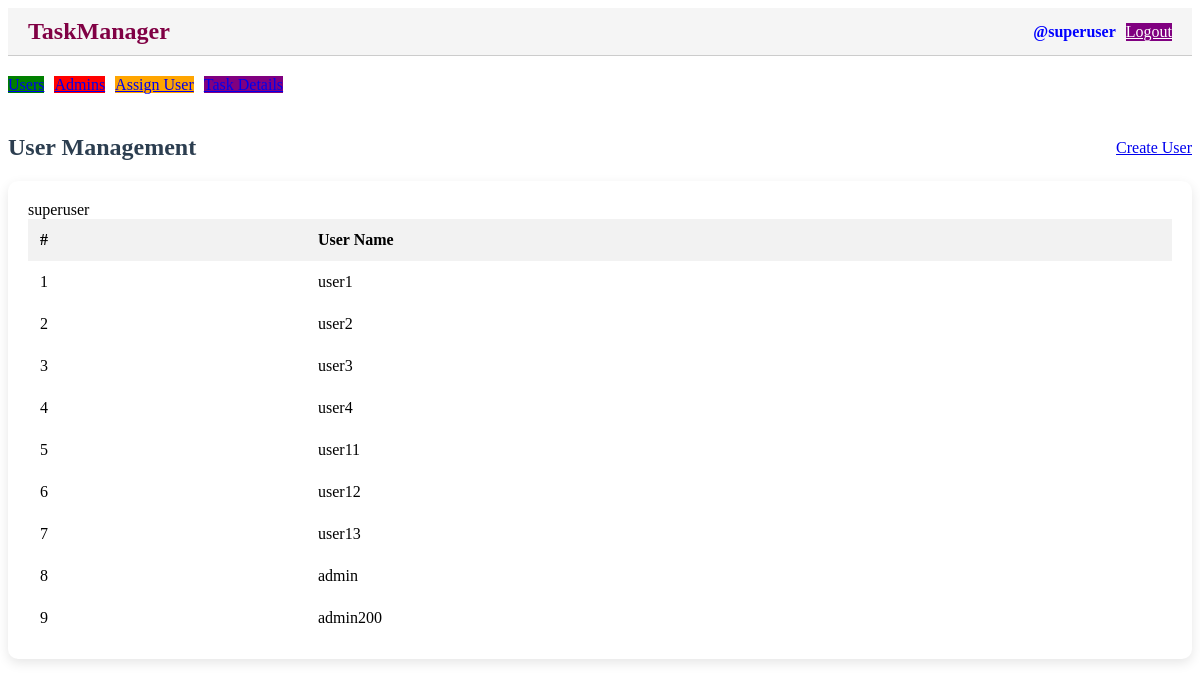
Screenshot of /adminpanel/ (signed in) with the database file from the repository.
### taskmanager/models.py (models this page shows)
class CustomUser(AbstractBaseUser,PermissionsMixin):
    id = models.UUIDField(primary_key=True, default=uuid.uuid4, editable=False)
    username = models.CharField(max_length=30, unique=True, null=False, blank=False)
    password = models.CharField(max_length=30, null=False)
    role = models.CharField(max_length=30, choices=Role.choices, default=Role.USER)
    is_active = models.BooleanField(default=True)
    is_staff = models.BooleanField(default=False)
    is_superuser=models.BooleanField(default=False)
    USERNAME_FIELD = 'username'
    REQUIRED_FIELDS = []
    objects = CustomUserManager()
    def __str__(self):
        return self.username

### taskmanager/views/dashboard_views.py (the view)
# urls.py: path('adminpanel/', admin_panel, name='admin_panel'),
@login_required
def admin_panel(request):
    if request.user.role not in [Role.ADMIN, Role.SUPERUSER]:
        return render(request, "login.html", {"error": "Not authorized"})
    if request.user.role == Role.ADMIN:
        assigned_user_ids = AssignedUser.objects.filter(admin=request.user).values_list('user_id', flat=True)
        users = CustomUser.objects.filter(id__in=assigned_user_ids)
        return render(request, "adminpanel.html", {
        "users": users
    })
    users = CustomUser.objects.filter(role=Role.USER)
    admins = CustomUser.objects.filter(role__in=[Role.ADMIN])
    return render(request, "adminpanel.html", {
        "users": users,
        "admins": admins
    })

### taskmanager/templates/adminpanel.html (shortened to what this page needs)
{% extends "base.html" %}
{% load static %}
{% block content %}
<div class="admin-actions">
  <ul class="action-buttons">
    <li>
      <a href="#" id="usersButton" class="mui-btn mui-btn--raised users-btn">Users</a>
    </li>
    {% if request.user.role == 'SUPERUSER' %}
    <li>
      <a href="#" id="adminButton" class="mui-btn mui-btn--raised admins-btn">Admins</a>
    </li>
    <li>
      <a href="{% url 'assign_user' %}" id="assignUserButton" class="mui-btn mui-btn--raised assign-btn">Assign User</a>
    </li>
    {% endif %}
    <li>
      <a href="{% url 'task_list' %}" class="mui-btn mui-btn--raised task-btn">Task Details</a>
    </li>
  </ul>
</div>
<div id="usersList" class="list-section">
  {% include "user_list.html" %}
</div>
{% endblock %}

### taskmanager/templates/base.html (shortened to what this page needs)
{% load static %}
<!DOCTYPE html>
<html lang="en">
<head>
    <link href="{% static 'css/login.css' %}" rel="stylesheet">
    <link href="https://cdn.muicss.com/mui-0.10.3/css/mui.min.css" rel="stylesheet">
    <link href="{% static 'css/style.css' %}" rel="stylesheet">
</head>
<body>
    <div class="top-nav">
        <h2 class="logo">TaskManager</h2>
        {% if request.user.is_authenticated %}
        <div class="user-info">
            <span class="username">@{{ request.user.username }}</span>
            <a href="{% url 'logout' %}" class="mui-btn mui-btn--raised logout-btn">Logout</a>
        </div>
        {% endif %}
    </div>
    {% block content %}{% endblock %}
</body>
</html>

### taskmanager/templates/user_list.html (shortened to what this page needs)
<div id="usersList" class="list-section" style="margin-top: 40px;">
    <div style="display: flex; justify-content: space-between; align-items: center; margin-bottom: 20px;">
        <h2 style="margin: 0; color: #2c3e50;">User Management</h2>
        {% if request.user.role == 'SUPERUSER' %}
        <a href="{% url 'create_user' %}?role=USER" class="mui-btn mui-btn--raised mui-btn--accent">Create User</a>
        {% endif %}
    </div>
    <div style="background: #fff; padding: 20px; border-radius: 10px; box-shadow: 0 4px 12px rgba(0, 0, 0, 0.1);">
        <table class="mui-table mui-table--bordered" style="width: 100%; border-collapse: collapse;">
            <thead style="background-color: #f2f2f2;">
                <tr style="text-align: left;">
                    <th style="padding: 12px;">#</th>
                    <th style="padding: 12px;">User Name</th>
                </tr>
            </thead>
            <tbody>
                {% if users %}
                    {% for user in users %}
                    <tr>
                        <td style="padding: 12px;">{{ forloop.counter }}</td>
                        <td style="padding: 12px;">{{ user.username }}</td>
                    </tr>
                    {% endfor %}
                {% else %}
                    <tr>
                        <td colspan="2" style="padding: 12px; text-align: center;">No users found.</td>
                    </tr>
                {% endif %}
            </tbody>
        </table>
    </div>
</div>

### taskmanager/static/css/style.css (style rules this page uses)
.top-nav { display: flex; justify-content: space-between; align-items: center; padding: 10px 20px; background: #f5f5f5; border-bottom: 1px solid #ccc; }
.logo { color: rgb(128, 0, 68); margin: 0; }
.user-info { display: flex; align-items: center; gap: 10px; }
.username { font-weight: bold; color: blue; }
.logout-btn { background-color: purple; color: white; }
.admin-actions { margin: 20px 0; }
.action-buttons { list-style: none; padding: 0; display: flex; gap: 10px; }
.users-btn { background-color: green; }
.admins-btn { background-color: red; }
.assign-btn { background-color: orange; }
.task-btn { background-color: purple; }

### rows the page displays
CustomUser: user.username "superuser"
CustomUser: username "user1"
CustomUser: username "user2"
CustomUser: username "user3"
CustomUser: username "user4"
CustomUser: username "user11"
CustomUser: username "user12"
CustomUser: username "user13"
CustomUser: username "admin"
CustomUser: username "admin200"
